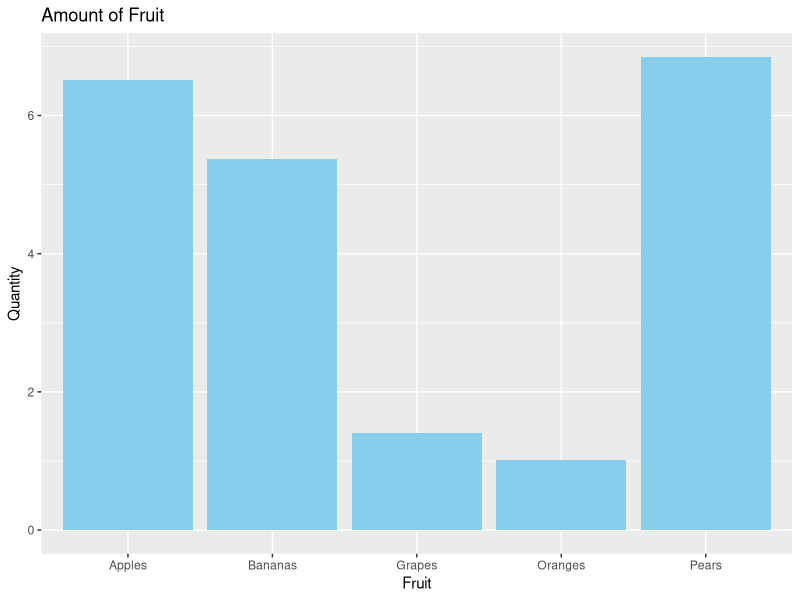
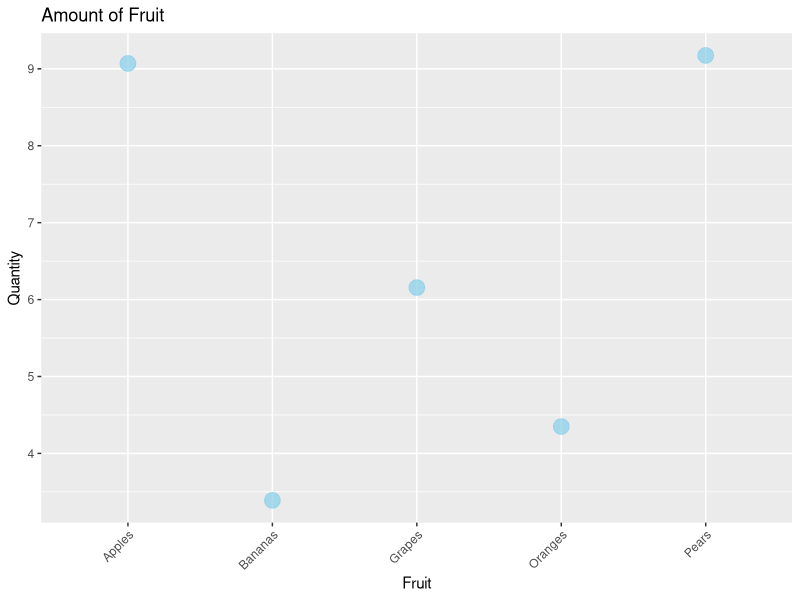
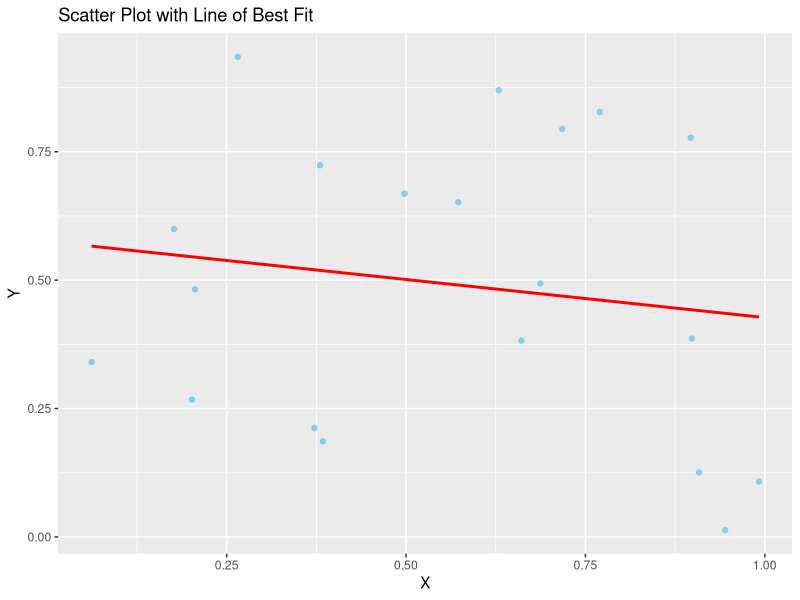
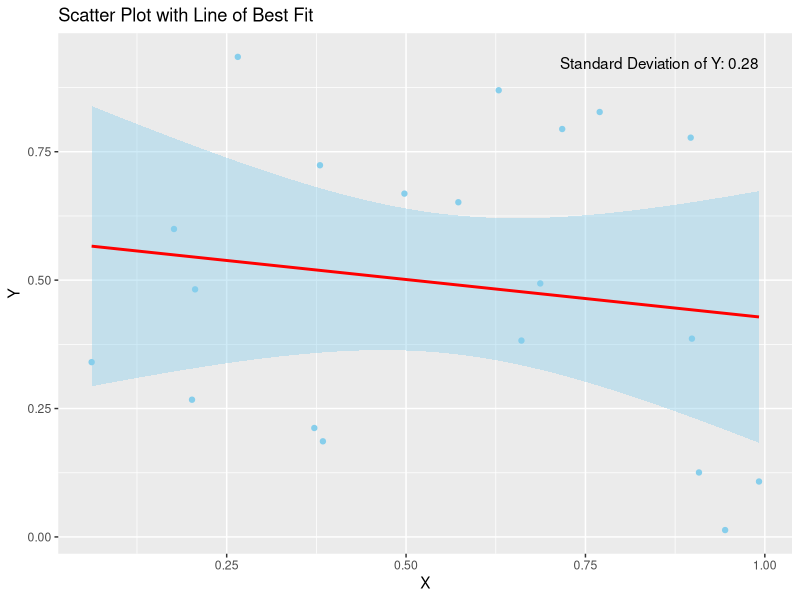

R code for these plots, in order:
## ---- chunk 1
#| fig-align: center

library(ggplot2)

x <- runif(5, min = 1, max = 10)
fruits <- c("Apples", "Bananas", "Oranges", "Grapes", "Pears")

fruit_data <- data.frame(fruit = fruits, quantity = x)

ggplot(fruit_data, aes(x = fruit, y = quantity)) + 
  geom_bar(stat = "identity", fill = "skyblue") +
  labs(x = "Fruit", y = "Quantity", title = "Amount of Fruit")
## ---- chunk 2
#| fig-align: center
library(ggplot2)

# Sample data
set.seed(0)
x <- runif(5, min = 1, max = 10)
fruits <- c("Apples", "Bananas", "Oranges", "Grapes", "Pears")

# Create data frame
fruit_data <- data.frame(fruit = fruits, quantity = x)

# Create scatter plot
scatter_plot <- ggplot(fruit_data, aes(x = fruit, y = quantity)) +
  geom_point(color = "skyblue", size = 5, shape = 19, alpha = 0.7) +
  labs(x = "Fruit", y = "Quantity", title = "Amount of Fruit") +
  theme(axis.text.x = element_text(angle = 45, hjust = 1))  # Rotate x-axis labels

# Display the plot
print(scatter_plot)

## ---- chunk 3
#| fig-align: center
# Load libraries
library(ggplot2)

# Set seed for reproducibility
set.seed(0)

# Generate random data
x <- runif(20)
y <- runif(20)

# Create data frame
data <- data.frame(x = x, y = y)

# Create scatter plot
scatter_plot <- ggplot(data, aes(x = x, y = y)) +
  geom_point(color = "skyblue") +
  labs(x = "X", y = "Y", title = "Scatter Plot with Line of Best Fit")

# Add line of best fit
scatter_plot <- scatter_plot + geom_smooth(method = "lm", se = FALSE, color = "red")

# Calculate correlation coefficient
correlation <- cor(x, y)

# Print correlation coefficient
cat("Correlation coefficient:", correlation, "\n")

# Display plot
print(scatter_plot)
## ---- chunk 4
#| fig-align: center
# Load library
library(ggplot2)

# Set seed for reproducibility
set.seed(0)

# Generate random data
x <- runif(20)
y <- runif(20)

# Create data frame
data <- data.frame(x = x, y = y)

# Calculate standard deviation of y
std_dev_y <- sd(y)

# Create scatter plot
scatter_plot <- ggplot(data, aes(x = x, y = y)) +
  geom_point(color = "skyblue") +
  labs(x = "X", y = "Y", title = "Scatter Plot with Line of Best Fit")

# Add line of best fit with shading for standard deviation
scatter_plot <- scatter_plot + 
  geom_smooth(method = "lm", se = TRUE, fill = "skyblue", color = "red") +
  annotate("text", x = max(data$x), y = max(data$y), 
           label = paste("Standard Deviation of Y:", round(std_dev_y, 2)), 
           hjust = 1, vjust = 1)

# Calculate correlation coefficient
correlation <- cor(x, y)

# Print correlation coefficient
cat("Correlation coefficient:", correlation, "\n")

# Display plot
print(scatter_plot)
